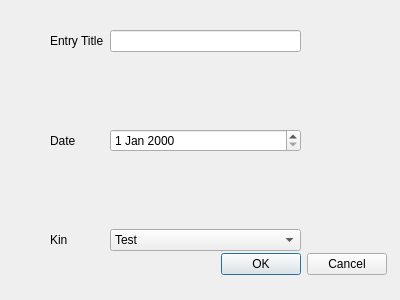
<?xml version="1.0" encoding="UTF-8"?>
<ui version="4.0">
 <class>EntryEdit</class>
 <widget class="QDialog" name="EntryEdit">
  <property name="windowModality">
   <enum>Qt::ApplicationModal</enum>
  </property>
  <property name="geometry">
   <rect>
    <x>0</x>
    <y>0</y>
    <width>400</width>
    <height>300</height>
   </rect>
  </property>
  <property name="windowTitle">
   <string>Dialog</string>
  </property>
  <widget class="QDialogButtonBox" name="entryAdd">
   <property name="geometry">
    <rect>
     <x>220</x>
     <y>250</y>
     <width>167</width>
     <height>29</height>
    </rect>
   </property>
   <property name="standardButtons">
    <set>QDialogButtonBox::Cancel|QDialogButtonBox::Ok</set>
   </property>
  </widget>
  <widget class="QWidget" name="formLayoutWidget">
   <property name="geometry">
    <rect>
     <x>50</x>
     <y>30</y>
     <width>251</width>
     <height>221</height>
    </rect>
   </property>
   <layout class="QFormLayout" name="formLayout">
    <property name="sizeConstraint">
     <enum>QLayout::SetMaximumSize</enum>
    </property>
    <item row="4" column="1">
     <widget class="QComboBox" name="kinChoice">
      <item>
       <property name="text">
        <string>Test</string>
       </property>
      </item>
     </widget>
    </item>
    <item row="4" column="0">
     <widget class="QLabel" name="kinLabel">
      <property name="text">
       <string>Kin</string>
      </property>
     </widget>
    </item>
    <item row="0" column="1">
     <widget class="QLineEdit" name="entryTitleLineEdit"/>
    </item>
    <item row="0" column="0">
     <widget class="QLabel" name="entryTitleLabel">
      <property name="text">
       <string>Entry Title</string>
      </property>
     </widget>
    </item>
    <item row="2" column="0">
     <widget class="QLabel" name="dateLabel">
      <property name="text">
       <string>Date</string>
      </property>
     </widget>
    </item>
    <item row="2" column="1">
     <widget class="QDateEdit" name="dateDateEdit"/>
    </item>
    <item row="1" column="1">
     <spacer name="verticalSpacer_2">
      <property name="orientation">
       <enum>Qt::Vertical</enum>
      </property>
      <property name="sizeHint" stdset="0">
       <size>
        <width>20</width>
        <height>40</height>
       </size>
      </property>
     </spacer>
    </item>
    <item row="3" column="1">
     <spacer name="verticalSpacer">
      <property name="orientation">
       <enum>Qt::Vertical</enum>
      </property>
      <property name="sizeHint" stdset="0">
       <size>
        <width>20</width>
        <height>40</height>
       </size>
      </property>
     </spacer>
    </item>
   </layout>
  </widget>
 </widget>
 <resources/>
 <connections/>
</ui>
